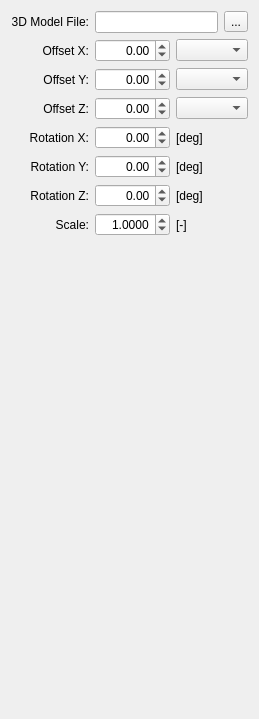
          <widget class="QWidget" name="tabModel3D">
           <attribute name="title">
            <string>3D Model</string>
           </attribute>
           <layout class="QGridLayout" name="gridLayout_20">
            <item row="0" column="0">
             <widget class="QLabel" name="labelModelFile">
              <property name="text">
               <string>3D Model File:</string>
              </property>
              <property name="alignment">
               <set>Qt::AlignRight|Qt::AlignTrailing|Qt::AlignVCenter</set>
              </property>
             </widget>
            </item>
            <item row="0" column="1" colspan="2">
             <layout class="QGridLayout" name="gridLayout_5">
              <item row="0" column="0">
               <widget class="QLineEdit" name="lineEditModelFile">
                <property name="readOnly">
                 <bool>true</bool>
                </property>
               </widget>
              </item>
              <item row="0" column="1">
               <widget class="QToolButton" name="toolButtonBrowse">
                <property name="toolTip">
                 <string>Browse...</string>
                </property>
                <property name="text">
                 <string>...</string>
                </property>
               </widget>
              </item>
             </layout>
            </item>
            <item row="1" column="0">
             <widget class="QLabel" name="label_OffsetX">
              <property name="text">
               <string>Offset X:</string>
              </property>
              <property name="alignment">
               <set>Qt::AlignRight|Qt::AlignTrailing|Qt::AlignVCenter</set>
              </property>
             </widget>
            </item>
            <item row="1" column="1">
             <widget class="QDoubleSpinBox" name="spinBox_OffsetX">
              <property name="alignment">
               <set>Qt::AlignRight|Qt::AlignTrailing|Qt::AlignVCenter</set>
              </property>
              <property name="minimum">
               <double>-9999.989999999999782</double>
              </property>
              <property name="maximum">
               <double>9999.989999999999782</double>
              </property>
             </widget>
            </item>
            <item row="1" column="2">
             <widget class="ComboUnitsLength" name="comboBox_OffsetX"/>
            </item>
            <item row="2" column="0">
             <widget class="QLabel" name="label_OffsetY">
              <property name="text">
               <string>Offset Y:</string>
              </property>
              <property name="alignment">
               <set>Qt::AlignRight|Qt::AlignTrailing|Qt::AlignVCenter</set>
              </property>
             </widget>
            </item>
            <item row="2" column="1">
             <widget class="QDoubleSpinBox" name="spinBox_OffsetY">
              <property name="alignment">
               <set>Qt::AlignRight|Qt::AlignTrailing|Qt::AlignVCenter</set>
              </property>
              <property name="minimum">
               <double>-9999.989999999999782</double>
              </property>
              <property name="maximum">
               <double>9999.989999999999782</double>
              </property>
             </widget>
            </item>
            <item row="2" column="2">
             <widget class="ComboUnitsLength" name="comboBox_OffsetY"/>
            </item>
            <item row="3" column="0">
             <widget class="QLabel" name="label_OffsetZ">
              <property name="text">
               <string>Offset Z:</string>
              </property>
              <property name="alignment">
               <set>Qt::AlignRight|Qt::AlignTrailing|Qt::AlignVCenter</set>
              </property>
             </widget>
            </item>
            <item row="3" column="1">
             <widget class="QDoubleSpinBox" name="spinBox_OffsetZ">
              <property name="alignment">
               <set>Qt::AlignRight|Qt::AlignTrailing|Qt::AlignVCenter</set>
              </property>
              <property name="minimum">
               <double>-9999.989999999999782</double>
              </property>
              <property name="maximum">
               <double>9999.989999999999782</double>
              </property>
             </widget>
            </item>
            <item row="3" column="2">
             <widget class="ComboUnitsLength" name="comboBox_OffsetZ"/>
            </item>
            <item row="4" column="0">
             <widget class="QLabel" name="label_RotationX">
              <property name="text">
               <string>Rotation X:</string>
              </property>
              <property name="alignment">
               <set>Qt::AlignRight|Qt::AlignTrailing|Qt::AlignVCenter</set>
              </property>
             </widget>
            </item>
            <item row="4" column="1">
             <widget class="QDoubleSpinBox" name="spinBox_RotationX">
              <property name="alignment">
               <set>Qt::AlignRight|Qt::AlignTrailing|Qt::AlignVCenter</set>
              </property>
              <property name="minimum">
               <double>-180.000000000000000</double>
              </property>
              <property name="maximum">
               <double>180.000000000000000</double>
              </property>
             </widget>
            </item>
            <item row="4" column="2">
             <widget class="QLabel" name="label_RotationXUnit">
              <property name="text">
               <string>[deg]</string>
              </property>
              <property name="alignment">
               <set>Qt::AlignLeading|Qt::AlignLeft|Qt::AlignVCenter</set>
              </property>
             </widget>
            </item>
            <item row="5" column="0">
             <widget class="QLabel" name="label_RotationY">
              <property name="text">
               <string>Rotation Y:</string>
              </property>
              <property name="alignment">
               <set>Qt::AlignRight|Qt::AlignTrailing|Qt::AlignVCenter</set>
              </property>
             </widget>
            </item>
            <item row="5" column="1">
             <widget class="QDoubleSpinBox" name="spinBox_RotationY">
              <property name="alignment">
               <set>Qt::AlignRight|Qt::AlignTrailing|Qt::AlignVCenter</set>
              </property>
              <property name="minimum">
               <double>-90.000000000000000</double>
              </property>
              <property name="maximum">
               <double>90.000000000000000</double>
              </property>
             </widget>
            </item>
            <item row="5" column="2">
             <widget class="QLabel" name="label_RotationYUnit">
              <property name="text">
               <string>[deg]</string>
              </property>
              <property name="alignment">
               <set>Qt::AlignLeading|Qt::AlignLeft|Qt::AlignVCenter</set>
              </property>
             </widget>
            </item>
            <item row="6" column="0">
             <widget class="QLabel" name="label_RotationZ">
              <property name="text">
               <string>Rotation Z:</string>
              </property>
              <property name="alignment">
               <set>Qt::AlignRight|Qt::AlignTrailing|Qt::AlignVCenter</set>
              </property>
             </widget>
            </item>
            <item row="6" column="1">
             <widget class="QDoubleSpinBox" name="spinBox_RotationZ">
              <property name="alignment">
               <set>Qt::AlignRight|Qt::AlignTrailing|Qt::AlignVCenter</set>
              </property>
              <property name="minimum">
               <double>-180.000000000000000</double>
              </property>
              <property name="maximum">
               <double>180.000000000000000</double>
              </property>
             </widget>
            </item>
            <item row="6" column="2">
             <widget class="QLabel" name="label_RotationZUnit">
              <property name="text">
               <string>[deg]</string>
              </property>
              <property name="alignment">
               <set>Qt::AlignLeading|Qt::AlignLeft|Qt::AlignVCenter</set>
              </property>
             </widget>
            </item>
            <item row="7" column="0">
             <widget class="QLabel" name="label_Scale">
              <property name="text">
               <string>Scale:</string>
              </property>
              <property name="alignment">
               <set>Qt::AlignRight|Qt::AlignTrailing|Qt::AlignVCenter</set>
              </property>
             </widget>
            </item>
            <item row="7" column="1">
             <widget class="QDoubleSpinBox" name="spinBox_Scale">
              <property name="alignment">
               <set>Qt::AlignRight|Qt::AlignTrailing|Qt::AlignVCenter</set>
              </property>
              <property name="decimals">
               <number>4</number>
              </property>
              <property name="minimum">
               <double>0.000000000000000</double>
              </property>
              <property name="maximum">
               <double>99.999899999999997</double>
              </property>
              <property name="value">
               <double>1.000000000000000</double>
              </property>
             </widget>
            </item>
            <item row="7" column="2">
             <widget class="QLabel" name="label_ScaleUnit">
              <property name="text">
               <string>[-]</string>
              </property>
              <property name="alignment">
               <set>Qt::AlignLeading|Qt::AlignLeft|Qt::AlignVCenter</set>
              </property>
             </widget>
            </item>
            <item row="8" column="1">
             <spacer name="verticalSpacer_4">
              <property name="orientation">
               <enum>Qt::Vertical</enum>
              </property>
              <property name="sizeHint" stdset="0">
               <size>
                <width>20</width>
                <height>472</height>
               </size>
              </property>
             </spacer>
            </item>
           </layout>
          </widget>
